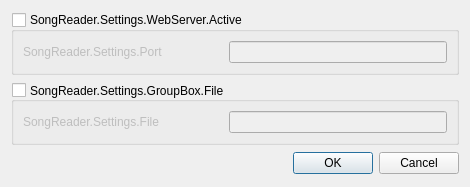
<?xml version="1.0" encoding="utf-8"?>
<ui version="4.0">
	<class>Settings</class>
	<widget class="QDialog" name="Settings">
		<property name="windowModality">
			<enum>Qt::WindowModal</enum>
		</property>
		<property name="geometry">
			<rect>
				<x>0</x>
				<y>0</y>
				<width>470</width>
				<height>187</height>
			</rect>
		</property>
		<property name="sizePolicy">
			<sizepolicy hsizetype="Preferred" vsizetype="MinimumExpanding">
				<horstretch>0</horstretch>
				<verstretch>0</verstretch>
			</sizepolicy>
		</property>
		<property name="windowTitle">
			<string>SongReader.Settings.DialogTitle</string>
		</property>
		<layout class="QGridLayout" name="gridLayout">
			<item row="0" column="0">
				<widget class="QGroupBox" name="portGroupBox">
					<property name="sizePolicy">
						<sizepolicy hsizetype="Preferred" vsizetype="Fixed">
							<horstretch>0</horstretch>
							<verstretch>0</verstretch>
						</sizepolicy>
					</property>
					<property name="title">
						<string>SongReader.Settings.WebServer.Active</string>
					</property>
					<property name="checkable">
						<bool>true</bool>
					</property>
					<property name="checked">
						<bool>false</bool>
					</property>
					<layout class="QFormLayout" name="formLayout_3">
						<item row="0" column="0" colspan="2">
							<layout class="QFormLayout" name="formLayout_2">
								<item row="0" column="0">
									<widget class="QLabel" name="mainOutputNameLabel">
										<property name="minimumSize">
											<size>
												<width>200</width>
												<height>0</height>
											</size>
										</property>
										<property name="text">
											<string>SongReader.Settings.Port</string>
										</property>
									</widget>
								</item>
								<item row="0" column="1">
									<widget class="QLineEdit" name="portNumber"/>
								</item>
							</layout>
						</item>
					</layout>
				</widget>
			</item>
			<item row="1" column="0">
				<widget class="QGroupBox" name="fileGroupBox">
					<property name="sizePolicy">
						<sizepolicy hsizetype="Preferred" vsizetype="Fixed">
							<horstretch>0</horstretch>
							<verstretch>0</verstretch>
						</sizepolicy>
					</property>
					<property name="minimumSize">
						<size>
							<width>0</width>
							<height>0</height>
						</size>
					</property>
					<property name="title">
						<string>SongReader.Settings.GroupBox.File</string>
					</property>
					<property name="alignment">
						<set>Qt::AlignJustify|Qt::AlignVCenter</set>
					</property>
					<property name="flat">
						<bool>false</bool>
					</property>
					<property name="checkable">
						<bool>true</bool>
					</property>
					<property name="checked">
						<bool>false</bool>
					</property>
					<layout class="QFormLayout" name="formLayout_5">
						<item row="0" column="0" colspan="2">
							<layout class="QFormLayout" name="formLayout_4">
								<item row="0" column="0">
									<widget class="QLabel" name="fileNameLabel">
										<property name="minimumSize">
											<size>
												<width>200</width>
												<height>0</height>
											</size>
										</property>
										<property name="maximumSize">
											<size>
												<width>16777215</width>
												<height>16777215</height>
											</size>
										</property>
										<property name="text">
											<string>SongReader.Settings.File</string>
										</property>
									</widget>
								</item>
								<item row="0" column="1">
									<widget class="QLineEdit" name="fileName"/>
								</item>
							</layout>
						</item>
					</layout>
				</widget>
			</item>
			<item row="2" column="0">
				<widget class="QDialogButtonBox" name="buttonBox">
					<property name="orientation">
						<enum>Qt::Horizontal</enum>
					</property>
					<property name="standardButtons">
						<set>QDialogButtonBox::Cancel|QDialogButtonBox::Ok</set>
					</property>
				</widget>
			</item>
		</layout>
	</widget>
	<resources/>
	<connections>
		<connection>
			<sender>buttonBox</sender>
			<signal>accepted()</signal>
			<receiver>Settings</receiver>
			<slot>accept()</slot>
			<hints>
				<hint type="sourcelabel">
					<x>248</x>
					<y>254</y>
				</hint>
				<hint type="destinationlabel">
					<x>157</x>
					<y>274</y>
				</hint>
			</hints>
		</connection>
		<connection>
			<sender>buttonBox</sender>
			<signal>rejected()</signal>
			<receiver>Settings</receiver>
			<slot>reject()</slot>
			<hints>
				<hint type="sourcelabel">
					<x>316</x>
					<y>260</y>
				</hint>
				<hint type="destinationlabel">
					<x>286</x>
					<y>274</y>
				</hint>
			</hints>
		</connection>
	</connections>
</ui>
